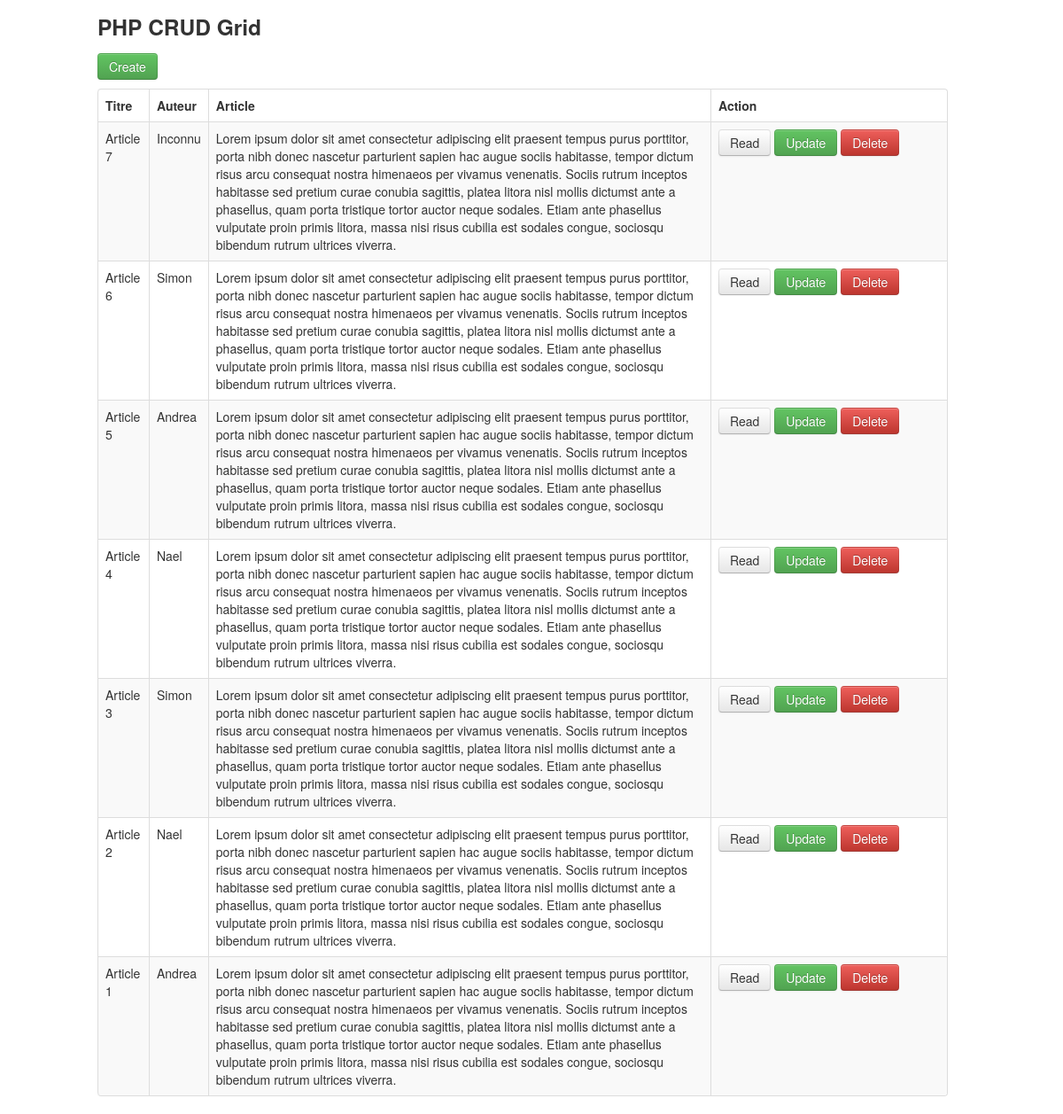
/dashboard/index.php, run on the app's committed database.
### tables this page shows
CREATE TABLE `articles` (
  `id` int(11) NOT NULL,
  `titre` varchar(255) NOT NULL,
  `auteur` varchar(100) NOT NULL,
  `article` text
);

### dashboard/index.php (the view, shortened to what this page needs)
<!DOCTYPE html>
<html lang="en">
<head>
    <link   href="css/bootstrap.min.css" rel="stylesheet">
</head>
<body>
    <div class="container">
            <div class="row">
                <h3>PHP CRUD Grid</h3>
            </div>
            <div class="row">
                <p>
                    <a href="create.php" class="btn btn-success">Create</a>
                </p>
                <table class="table table-striped table-bordered">
                  <thead>
                    <tr>
                      <th>Titre</th>
                      <th>Auteur</th>
                      <th>Article</th>
                      <th>Action</th>
                    </tr>
                  </thead>
                  <tbody>
                  <?php
                   $pdo = Database::connect();
                   $sql = 'SELECT * FROM articles ORDER BY id DESC';
                   foreach ($pdo->query($sql) as $row) {
                            echo '<tr>';
                            echo '<td>'. $row['titre'] . '</td>';
                            echo '<td>'. $row['auteur'] . '</td>';
                            echo '<td>'. $row['article'] . '</td>';
                            echo '<td width=250>';
                            echo '<a class="btn" href="read.php?id='.$row['id'].'">Read</a>';
                            echo '<a class="btn btn-success" href="update.php?id='.$row['id'].'">Update</a>';
                            echo '<a class="btn btn-danger" href="delete.php?id='.$row['id'].'">Delete</a>';
                            echo '</td>';
                            echo '</tr>';
                   }
                  ?>
                  </tbody>
            </table>
        </div>
    </div>
  </body>
</html>

### data on the page
articles: titre "Article 7", auteur "Inconnu", article "Lorem ipsum dolor sit amet consectetur adipiscing elit praesent tempus purus porttitor, porta nibh donec nascetur parturient sapien hac augue sociis habitasse, tempor dictum risus arcu consequat nostra himenaeos per vivamus venenatis. Sociis rutrum inceptos habitasse sed pretium curae conubia sagittis, platea litora nisl mollis dictumst ante a phasellus, quam porta tristique tortor auctor neque sodales. Etiam ante phasellus vulputate proin primis litora, massa nisi risus cubilia est sodales congue, sociosqu bibendum rutrum ultrices viverra."
articles: titre "Article 6", auteur "Simon", article "Lorem ipsum dolor sit amet consectetur adipiscing elit praesent tempus purus porttitor, porta nibh donec nascetur parturient sapien hac augue sociis habitasse, tempor dictum risus arcu consequat nostra himenaeos per vivamus venenatis. Sociis rutrum inceptos habitasse sed pretium curae conubia sagittis, platea litora nisl mollis dictumst ante a phasellus, quam porta tristique tortor auctor neque sodales. Etiam ante phasellus vulputate proin primis litora, massa nisi risus cubilia est sodales congue, sociosqu bibendum rutrum ultrices viverra."
articles: titre "Article 5", auteur "Andrea", article "Lorem ipsum dolor sit amet consectetur adipiscing elit praesent tempus purus porttitor, porta nibh donec nascetur parturient sapien hac augue sociis habitasse, tempor dictum risus arcu consequat nostra himenaeos per vivamus venenatis. Sociis rutrum inceptos habitasse sed pretium curae conubia sagittis, platea litora nisl mollis dictumst ante a phasellus, quam porta tristique tortor auctor neque sodales. Etiam ante phasellus vulputate proin primis litora, massa nisi risus cubilia est sodales congue, sociosqu bibendum rutrum ultrices viverra."
articles: titre "Article 4", auteur "Nael", article "Lorem ipsum dolor sit amet consectetur adipiscing elit praesent tempus purus porttitor, porta nibh donec nascetur parturient sapien hac augue sociis habitasse, tempor dictum risus arcu consequat nostra himenaeos per vivamus venenatis. Sociis rutrum inceptos habitasse sed pretium curae conubia sagittis, platea litora nisl mollis dictumst ante a phasellus, quam porta tristique tortor auctor neque sodales. Etiam ante phasellus vulputate proin primis litora, massa nisi risus cubilia est sodales congue, sociosqu bibendum rutrum ultrices viverra."
articles: titre "Article 3", auteur "Simon", article "Lorem ipsum dolor sit amet consectetur adipiscing elit praesent tempus purus porttitor, porta nibh donec nascetur parturient sapien hac augue sociis habitasse, tempor dictum risus arcu consequat nostra himenaeos per vivamus venenatis. Sociis rutrum inceptos habitasse sed pretium curae conubia sagittis, platea litora nisl mollis dictumst ante a phasellus, quam porta tristique tortor auctor neque sodales. Etiam ante phasellus vulputate proin primis litora, massa nisi risus cubilia est sodales congue, sociosqu bibendum rutrum ultrices viverra."
articles: titre "Article 2", auteur "Nael", article "Lorem ipsum dolor sit amet consectetur adipiscing elit praesent tempus purus porttitor, porta nibh donec nascetur parturient sapien hac augue sociis habitasse, tempor dictum risus arcu consequat nostra himenaeos per vivamus venenatis. Sociis rutrum inceptos habitasse sed pretium curae conubia sagittis, platea litora nisl mollis dictumst ante a phasellus, quam porta tristique tortor auctor neque sodales. Etiam ante phasellus vulputate proin primis litora, massa nisi risus cubilia est sodales congue, sociosqu bibendum rutrum ultrices viverra."
articles: titre "Article 1", auteur "Andrea", article "Lorem ipsum dolor sit amet consectetur adipiscing elit praesent tempus purus porttitor, porta nibh donec nascetur parturient sapien hac augue sociis habitasse, tempor dictum risus arcu consequat nostra himenaeos per vivamus venenatis. Sociis rutrum inceptos habitasse sed pretium curae conubia sagittis, platea litora nisl mollis dictumst ante a phasellus, quam porta tristique tortor auctor neque sodales. Etiam ante phasellus vulputate proin primis litora, massa nisi risus cubilia est sodales congue, sociosqu bibendum rutrum ultrices viverra."
